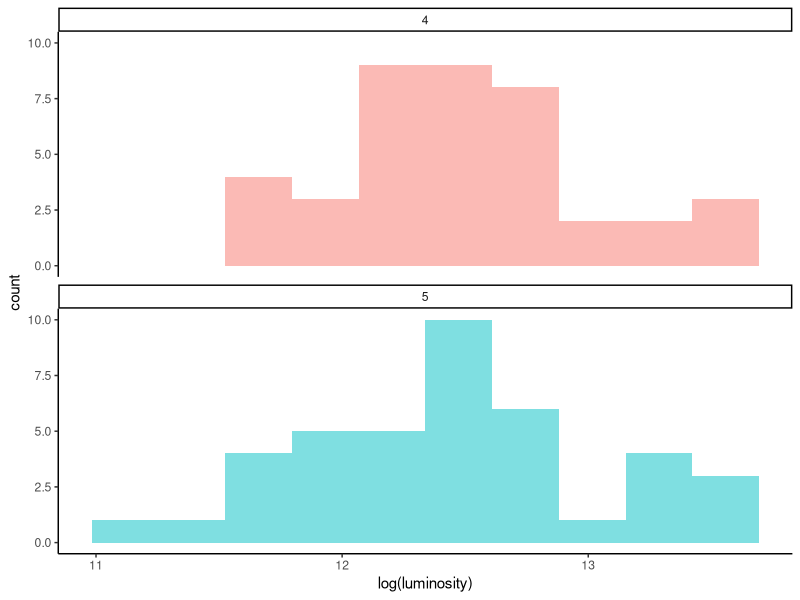
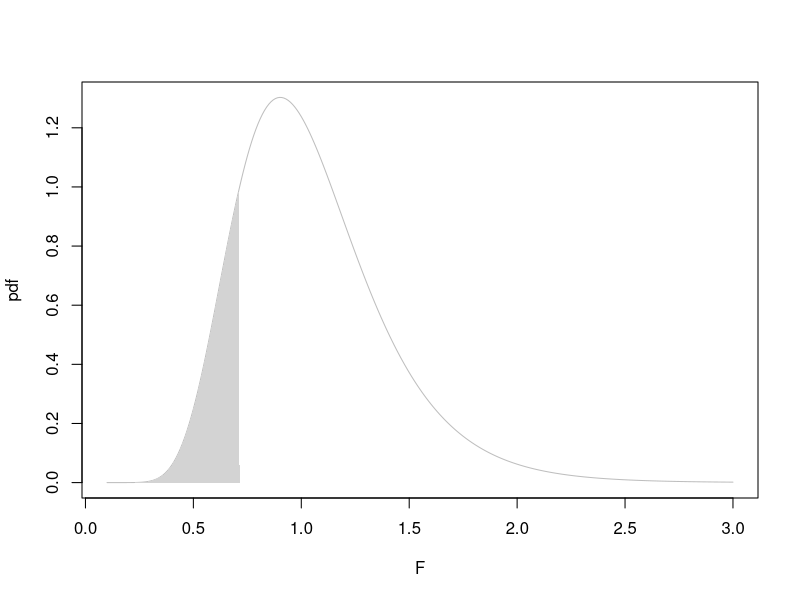

These figures' R source, in order:
# RCDS Further hypothesis testing
# Jesús Urtasun Elizari - Imperial College London
# Chapter 1 - Comparing variances

# Chapter 1. Parameter estimation, comparing means and variances

# Install libraries
library(tidyverse)

# Set working directory
setwd("/Users/jurtasun/Desktop/Courses/ICL/RCDS_Further_hypothesis_testing/chapter1")

# Question: do types 4 and 5 have the same variance in luminosity?

# Read input data
data <- read_csv("stars.csv")
type_key <- c('Brown Dwarf', 'Red Dwarf', 'White Dwarf', 'Main Sequence', 'Supergiant','Hypergiant')
spectral_classes <- c('O', 'B', 'A', 'F', 'G', 'K', 'M')

# Store type and spectral class as factors
data$type <- factor(data$type)
data$spectral_class <- factor(data$spectral_class, levels=spectral_classes)

# Plot type 4 (supergiant) and type 5 (hypergiant)
data %>% filter(type %in% c(4,5)) %>%
      ggplot(aes(x = log(luminosity), fill = type)) + 
      geom_histogram(alpha = 0.5, bins = 10) + 
      guides(fill = "none") +
      theme_classic() + 
      facet_wrap(~ type, ncol = 1)

# Formulate null and alternative hypothesis
# H0; they come from same distributions, hence s1 ~ s2
# H1; they come from different distrinbutions, hence s1 != s2

# Get log luminosity and compute variances
table(data$type)
type4 <- data %>% filter(type == 4) %>% pull(luminosity) %>% log
type5 <- data %>% filter(type == 5) %>% pull(luminosity) %>% log
var4 <- var(type4)
var5 <- var(type5)
print(paste('Type 4:', var4))
print(paste('Type 5:', var5))
print(paste('difference:', var4 - var5))

# Variances are similar, but is the difference between them statistically significant?

# Compute F variable
fstat <- var(type4) / var(type5)
print(paste("F = ", fstat))

# Compute p-value
p_value <- pf(fstat, 39, 39)
# p_value <- pf(fstat, 39, 39) * 2
print(paste("p =", p_value))

# Plot distribution
x <- seq(0.1, 3, 0.01)
plot(x, df(x, 39, 39), xlab = "F", ylab = "pdf", type = "l", col = "grey")
x_region <- seq(0.1, fstat, 0.01)
polygon(c(x_region, fstat, 0.01), c(df(x_region, 39, 39), 0, 0), border = NA, col = "lightgrey")
